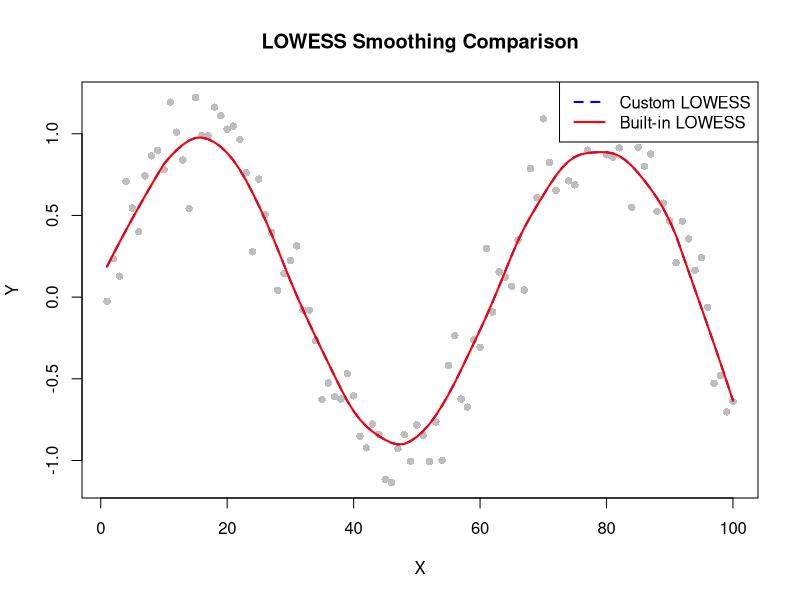

Write the R code that produced this figure.
## ---- chunk 1
####set-up####
set.seed(1)
x <-1:100
y <- sin(x/10) + rnorm(100, mean=0, sd=0.2)
## ---- chunk 2
####lowess function####
customLowess <- function(x,y,f) {
  n <- length(x)
  y_smooth <- numeric(n)
  for (i in 1:n) {
    # Compute weights based on tricube function
    distances <- abs(x - x[i])
    max_dist <- sort(distances)[round(f * n)]
    weights <- (1 - (distances / max_dist)^3)^3 * (distances < max_dist)
    # Perform weighted linear regression
    model <- lm(y ~ x, weights = weights)
    y_smooth[i] <- predict(model, newdata = data.frame(x = x[i]))
  }
  return(y_smooth)
}
#====Apply custom LOWESS function====#

f_value <- 0.2  # Smoothing parameter
y_custom <- customLowess(x, y, f = f_value)
#====Apply built-in lowess function====#
lowess_result <- lowess(x, y, f = f_value, iter = 0)
## ---- chunk 3
####Plot results####
plot(x, y, main = "LOWESS Smoothing Comparison", col = "gray", pch = 16, xlab = "X", ylab = "Y")
lines(x, y_custom, col = "blue", lwd = 2, lty = 2)  # Custom LOWESS
lines(lowess_result, col = "red", lwd = 2)         # Built-in LOWESS
legend("topright", legend = c("Custom LOWESS", "Built-in LOWESS"),
       col = c("blue", "red"), lwd = 2, lty = c(2, 1))

